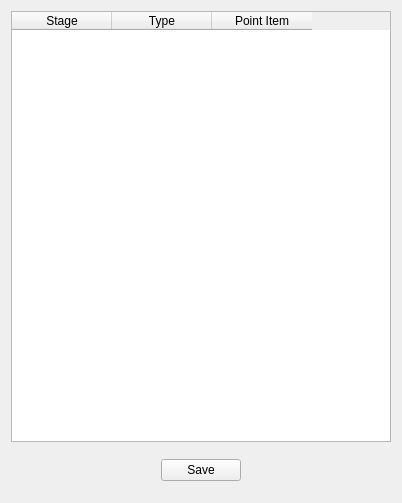
<?xml version="1.0" encoding="UTF-8"?>
<ui version="4.0">
 <class>UFOeditWin</class>
 <widget class="QWidget" name="UFOeditWin">
  <property name="geometry">
   <rect>
    <x>0</x>
    <y>0</y>
    <width>402</width>
    <height>503</height>
   </rect>
  </property>
  <property name="windowTitle">
   <string>UFOeditWin</string>
  </property>
  <layout class="QVBoxLayout" name="verticalLayout">
   <item>
    <widget class="QTableWidget" name="tableWidget">
     <property name="contextMenuPolicy">
      <enum>Qt::CustomContextMenu</enum>
     </property>
     <property name="alternatingRowColors">
      <bool>true</bool>
     </property>
     <property name="rowCount">
      <number>0</number>
     </property>
     <property name="columnCount">
      <number>3</number>
     </property>
     <attribute name="verticalHeaderVisible">
      <bool>false</bool>
     </attribute>
     <attribute name="verticalHeaderHighlightSections">
      <bool>true</bool>
     </attribute>
     <column>
      <property name="text">
       <string>Stage</string>
      </property>
     </column>
     <column>
      <property name="text">
       <string>Type</string>
      </property>
     </column>
     <column>
      <property name="text">
       <string>Point Item</string>
      </property>
     </column>
    </widget>
   </item>
   <item>
    <widget class="QWidget" name="widget" native="true">
     <layout class="QHBoxLayout" name="horizontalLayout">
      <item>
       <spacer name="horizontalSpacer">
        <property name="orientation">
         <enum>Qt::Horizontal</enum>
        </property>
        <property name="sizeHint" stdset="0">
         <size>
          <width>40</width>
          <height>20</height>
         </size>
        </property>
       </spacer>
      </item>
      <item>
       <widget class="QPushButton" name="saveButton">
        <property name="sizePolicy">
         <sizepolicy hsizetype="Preferred" vsizetype="Fixed">
          <horstretch>0</horstretch>
          <verstretch>0</verstretch>
         </sizepolicy>
        </property>
        <property name="text">
         <string>Save</string>
        </property>
       </widget>
      </item>
      <item>
       <spacer name="horizontalSpacer_2">
        <property name="orientation">
         <enum>Qt::Horizontal</enum>
        </property>
        <property name="sizeHint" stdset="0">
         <size>
          <width>40</width>
          <height>20</height>
         </size>
        </property>
       </spacer>
      </item>
     </layout>
    </widget>
   </item>
  </layout>
 </widget>
 <layoutdefault spacing="6" margin="11"/>
 <resources/>
 <connections/>
</ui>
